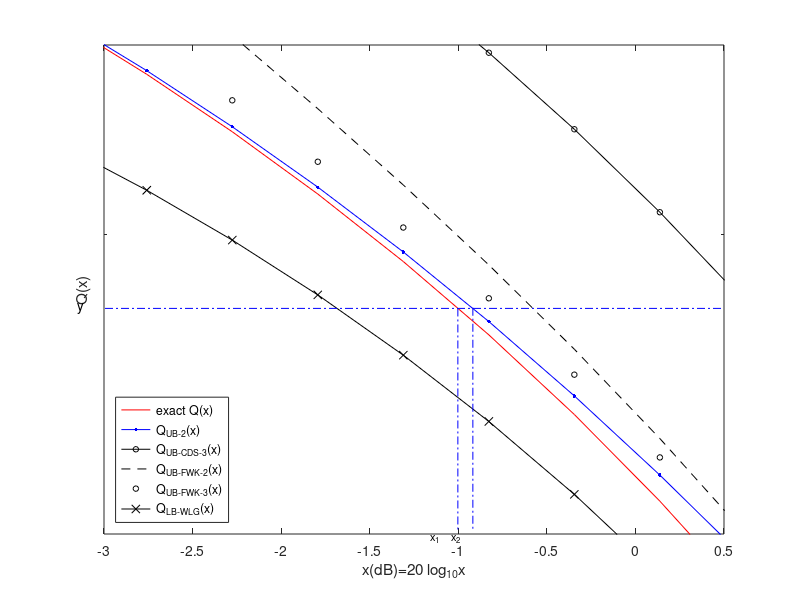

Write the MATLAB code that produced this figure.
clc;
clear;
close
dB=linspace(-10,4,30);
x=10.^(dB/20);

%% orginal function
Exact_Q = qfunc(x);
Q_UB_BioNomial = 1./2-1./sqrt(2.*pi).*x.*exp(-1./6.*x.^2);
Q_UB_CDS_3=1/6*exp(-2.*x.^2)+1/6*exp(-2/3.*x.^2)+1/6*exp(-1/2*x.^2);
Q_FKW_2=1./(sqrt(2.*pi).*x).*exp(-x.^2./2)-1./(2.*sqrt(2.*pi).*x).*exp(-x.^2);
Q_UB_FKW_3=Q_FKW_2-1./(6.*sqrt(2.*pi).*x).*exp(-3.*x.^2);
f=sqrt(x.^4+6.*x.^2+1);
Q_Wu18_CL=sqrt(exp(1)/pi).*sqrt(f+x.^2+1)./(f+x.^2+3).*exp(-(f+x.^2-1)./4);

%%
figure
Q=semilogy(dB,Exact_Q,'r');
hold on
B1=semilogy(dB,Q_UB_BioNomial,'b.-','MarkerSize',8);
B2=semilogy(dB,Q_UB_CDS_3,'k-o','MarkerSize',4);
B3=semilogy(dB,Q_FKW_2,'k--');
B4=semilogy(dB,Q_UB_FKW_3,'ko','MarkerSize',4);
B5=semilogy(dB,Q_Wu18_CL,'k-x');
% yt=semilogy(x_dB,qapprox,'k-^','MarkerIndices',1:20:length(x_range), ...
%     'MarkerSize',5);
legend([Q, B1, B2, B3, B4, B5],{'exact Q(x)','Q_{UB-2}(x)','Q_{UB-CDS-3}(x)',...
    'Q_{UB-FWK-2}(x)','Q_{UB-FWK-3}(x)','Q_{LB-WLG}(x)'},...
    'Location','southwest')
axis([-3 0.5 0.15 0.24]);
t=0:0:0; 
% set (gca,'xtick',t); 
% set (gca,'ytick',t); 
xlabel('x(dB)=20 log_{10}x')
ylabel('Q(x)')

% 创建 line
annotation('line',[0.13125 0.903571428571429],[0.486 0.486],...
    'Color',[0 0 1],...
    'LineStyle','-.');

% 创建 textbox
annotation('textbox',...
    [0.0973214285714283 0.454761904761906 0.0339285714285716 0.064476190476191],...
    'String','y',...
    'LineStyle','none',...
    'FitBoxToText','off',...
    'EdgeColor',[1 1 1]);

% 创建 line
annotation('line',[0.572321428571429 0.572321428571429],...
    [0.485904761904762 0.115476190476191],'Color',[0 0 1],'LineStyle','-.');

% 创建 line
annotation('line',[0.591071428571428 0.591071428571428],...
    [0.487095238095239 0.116666666666667],'Color',[0 0 1],'LineStyle','-.');

% 创建 textbox
annotation('textbox',...
    [0.538392857142853 0.0750000000000013 0.117857142857146 0.0559523809523822],...
    'String','x_{1}    x_{2}',...
    'LineStyle','none',...
    'FontSize',8,...
    'FitBoxToText','off',...
    'EdgeColor',[1 1 1]);
